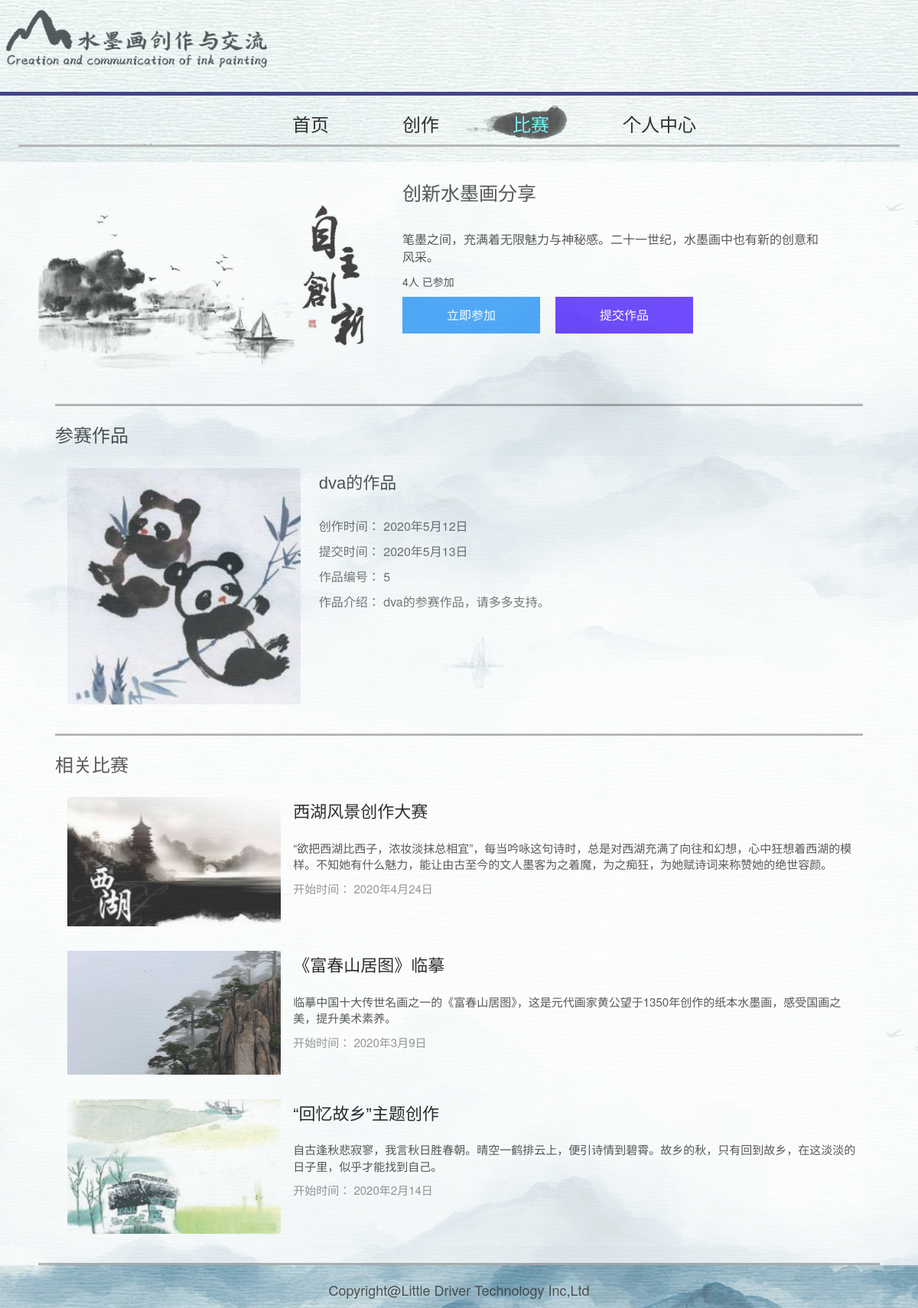
The page /s/compete1?id=4 on the database its author committed.
### MainAPP/models.py (models this page shows)
class Competition(models.Model):
    class Meta:
        verbose_name = '比赛信息'
        verbose_name_plural = '比赛信息'
    create_date = models.DateTimeField(auto_now_add=True)
    pic = models.CharField(max_length=100)
    title = models.CharField(max_length=100)
    desc = models.TextField()
    att_cnt = models.IntegerField(default=0)
    start_time = models.CharField(max_length=50)

class CompPic(models.Model):
    class Meta:
        verbose_name = '比赛作品管理'
        verbose_name_plural = '比赛作品管理'
    author = models.ForeignKey(User, on_delete=models.CASCADE, related_name='comppic_user_set')
    comp = models.ForeignKey(Competition, on_delete=models.CASCADE, related_name='comppic_comp_set')
    pic = models.CharField(max_length=100)
    title = models.CharField(max_length=100)
    create_time = models.CharField(max_length=100, default="2020年5月12日")
    upload_time = models.CharField(max_length=100, default="2020年5月13日")
    desc = models.TextField()

### MainAPP/views.py (the view, shortened to what this page needs)
# urls.py: path('s/<slug:path>', mainViews.showPages),
def showPages(request, path):
    logging.info('Accessing Page /%s with main.showPages'%(path))
    if path=='transfer':
        template = loader.get_template('PC_tranPage.html')
        context = {}
        return HttpResponse(template.render(context, request))
    if path=='compete1':
        id = request.GET.get('id', '')
        alert = request.GET.get('alert', '')
        try:
            id = int(id)
        except:
            return HttpResponse('Bad id.')
        template = loader.get_template('PC_competePage_inner.html')
        competes = getCompeteInfo()
        comptest = getCompeteAtt(request.user, id)
        thai = competes[0]
        default_desc = request.user.username + "的参赛作品，请多多支持。"
        default_title = request.user.username + "的作品"
        pics = getPics(id)
        pictest = getPicTest(request.user, id)
        for compete in competes:
            if compete["id"]==id:
                thai = compete
                competes.remove(compete)
        context = {
            'id': id,
            'alert': alert,
            'thai': thai,
            'competes': competes,
            'comptest': comptest,
            'pictest': pictest,
            'pics': pics,
            'default_desc': default_desc,
            'default_title': default_title,
        }
        return HttpResponse(template.render(context, request))

### WeiboAPP/views.py (called while the page is built)
def getCompeteRealCount(id):
    return CompAtt.objects.filter(comp__id=id).count()

def getCompeteInfo():
    competes = []
    datas = Competition.objects.all()
    for data in datas:
        competes.append({
            'id': data.id,
            'pic': data.pic,
            'title': data.title,
            'desc': data.desc,
            'att_cnt': data.att_cnt + getCompeteRealCount(data.id),
            'start_time': data.start_time,
        })
    return competes

def getCompeteAtt(user, id):
    if not user.username:
        return 0
    comptest = CompAtt.objects.filter(comp__id=id, user=user)
    print('COMPTEST', comptest)
    return 1 if comptest else 0

def getPics(id):
    comppics = CompPic.objects.filter(comp__id=id)
    pics = []
    for comppic in comppics:
        pics.append({
            'username': comppic.author.username,
            'create_time': comppic.create_time,
            'upload_time': comppic.upload_time,
            'id': comppic.id,
            'desc': comppic.desc,
            'title': comppic.title,
            'url': '/media/'+comppic.pic,
        })
    return pics

def getPicTest(user, id):
    if not user.username:
        return 0
    pictest = CompPic.objects.filter(comp__id=id, author=user)
    print('PICTEST', pictest)
    return 1 if pictest else 0

### templates/PC_competePage_inner.html (shortened to what this page needs)
<html>
<head>
	<link href="https://cdn.bootcss.com/bootstrap/3.3.7/css/bootstrap.min.css" rel="stylesheet">
</head>
<body style="background-image:url(../../img/bk.jpg);
			overflow:scroll;
			display:block;">
	<div style="">
		<img src="../../img/icon.png" style="height:100px;">
	</div>
	<hr style="border-top:5px solid #191970"/>
    <div>
        <p class="title_" id="title_g" style="margin-right:calc(45% - 250px);"  onclick="window.location.href='/s/my'"
           onmouseover="$('#bkSlide').css('left',(this.offsetLeft+this.clientWidth/2-90)+'px');$('.title_').css('color','black');$(this).css('color','#5CF4F7');">个人中心</p>
        <p class="title_" id="title_w" style="margin-right:8%;" onclick="window.location.href='/s/compete'"
           onmouseover="$('#bkSlide').css('left',(this.offsetLeft+this.clientWidth/2-90)+'px');$('.title_').css('color','black');$(this).css('color','#5CF4F7');">比赛</p>
        <p class="title_" id="title_t" style="margin-right:8%;" onclick="window.location.href='/s/transfer'"
           onmouseover="$('#bkSlide').css('left',(this.offsetLeft+this.clientWidth/2-90)+'px');$('.title_').css('color','black');$(this).css('color','#5CF4F7');">创作</p>
        <p class="title_" id="title_s" style="margin-right:8%;" onclick="window.location.href='/s/index'"
           onmouseover="$('#bkSlide').css('left',(this.offsetLeft+this.clientWidth/2-90)+'px');$('.title_').css('color','black');$(this).css('color','#5CF4F7');">首页</p>
        <div class="bkSlide" id="bkSlide">
            <img src="../../img/Layer26.png" style="height:50px;"/>
        </div>
    </div>
	<hr style="border-top:3px solid #A9A9A9;width:96%;"/>
<div style="min-width:1024px;max-width:1280px;padding:2% 50px 0 50px;margin:auto;background-color:#fffe;">
	<div style="padding:0 0 2% 0;width:100%;">
        <div style="margin:auto;width:100%;">
            <div style="width:100%;display:flex;">
                <div style="flex:20">
                    <div style="width:100%; height: 250px;">
                        <img src="{{thai.pic}}" style="width:100%;height:100%;">
                    </div>
				</div>
				<div style="flex:30">
					<div style="padding: 0 66px 0 36px;">
						<p style="font-size:25px;font-family:黑体;"> {{thai.title}} </p>
						<br />
						<p style="font-size:16px;">{{thai.desc}}</p>
						<p style="font-size:14px;"> {{thai.att_cnt}}人 已参加 </p>
						<div id="att" style="height: 48px; width: 180px; background-color: rgb(46, 152, 250);float:left;">
							<div style="text-align:center;line-height: 48px;color: white; font-size: 16px; user-select:none;">立即参加</div>
						</div>
						<div id="tij" style="height: 48px; width: 180px; background-color: rgb(83, 36, 255);float:left;margin-left: 20px;">
							<div style="text-align:center;line-height: 48px;color: white; font-size: 16px; user-select:none;">提交作品</div>
						</div>
					</div>
                </div>
            </div>
        </div>
	</div>
	<hr style="border-top:3px solid #A9A9A9;width:96%;"/>
	<div style="margin:0% 2% 2% 2%;">
		<div style="width:100%;">
			<p style="font-size:24px;">参赛作品</p>
		</div>
		{% for pic in pics %}
		<div style="width:100%;background-color:transparent;flex-wrap:wrap;">
			<div style="display:block;border-radius: 15px;overflow:hidden;">
				<div style="display:flex;width:100%;background-color:#fff8;">
					<div style="flex:3;margin:16px;overflow:hidden;height:96%;">
						<img src="{{pic.url}}" style="width:100%;"/>
					</div>
					<div style="flex:7;overflow:hidden;padding-left: 8px;">
						<p style="font-size:22px;padding-top:20px;font-family:SF Pro SC,Source Han Sans CN,sans-serif;">
						{{pic.title}}</p>
						<br/>
                        <p style="font-size:16px;color:rgb(94, 93, 93);">创作时间： {{pic.create_time}}</p>
                        <p style="font-size:16px;color:rgb(94, 93, 93);">提交时间： {{pic.upload_time}}</p>
                        <p style="font-size:16px;color:rgb(94, 93, 93);">作品编号： {{pic.id}}</p>
                        <p style="font-size:16px;color:rgb(94, 93, 93);">作品介绍： {{pic.desc}}</p>
					</div>
				</div>
			</div>
		</div>
		{% endfor %}
	</div>
	<hr style="border-top:3px solid #A9A9A9;width:96%;"/>
	<div style="margin:0% 2% 2% 2%;">
		<div style="width:100%;">
			<p style="font-size:24px;">相关比赛</p>
		</div>
		<div style="width:100%;background-color:transparent;flex-wrap:wrap;">
			<div style="display:block;border-radius: 15px;overflow:hidden;">
				{% for compete in competes %}
				<div style="display:flex;width:100%;background-color:#fff8;">
					<div style="flex:3;margin:16px;overflow:hidden;height:96%;">
						<a href="/s/compete1?id={{compete.id}}">
						<img src="{{compete.pic}}" style="width:100%;"/>
						</a>
					</div>
					<div style="flex:8;overflow:hidden;">
						<p style="font-size:22px;padding-top:20px;font-family:SF Pro SC,Source Han Sans CN,sans-serif;">
							<a href="/s/compete1?id={{compete.id}}">
								{{compete.title}}
							</a>
						</p>
                        <p style="font-size:15px;padding-top:10px;">{{compete.desc}}</p>
                        <p style="font-size:15px;color:grey;">开始时间： {{compete.start_time}}</p>
					</div>
				</div>
				{% endfor %}
			</div>
		</div>
	</div>
	<hr style="border-top:3px solid #A9A9A9;"/>
</div>
	<div style="text-align:center;">
		<p style="font-size:18px;">Copyright@Little Driver Technology Inc,Ltd</p>
	</div>
</body>
</html>

### templates/PC_competePage_inner.html (style rules this page uses)
body { opacity:0.8; }
a { color: black; text-decoration: none; }
a:link { color: black; text-decoration: none; }
.bkSlide { position:relative; top:-10px; z-index:-80; float:left; height:30px; transition: all 0.25s ease-out; }
.title_ { font-size:24px; float:right; }

### rows shown on the page
Competition: pic (picture), title "创新水墨画分享", desc "笔墨之间，充满着无限魅力与神秘感。二十一世纪，水墨画中也有新的创意和风采。"
CompPic: title "dva的作品", create_time "2020年5月12日", upload_time "2020年5月13日", desc "dva的参赛作品，请多多支持。"
Competition: pic (picture), title "西湖风景创作大赛", desc "“欲把西湖比西子，浓妆淡抹总相宜”，每当吟咏这句诗时，总是对西湖充满了向往和幻想，心中狂想着西湖的模样。不知她有什么魅力，能让由古至今的文人墨客为之着魔，为之痴狂，为她赋诗词来称赞她的绝世容颜。", start_time "2020年4月24日"
Competition: pic (picture), title "《富春山居图》临摹", desc "临摹中国十大传世名画之一的《富春山居图》，这是元代画家黄公望于1350年创作的纸本水墨画，感受国画之美，提升美术素养。", start_time "2020年3月9日"
Competition: pic (picture), title "“回忆故乡”主题创作", desc "自古逢秋悲寂寥，我言秋日胜春朝。晴空一鹤排云上，便引诗情到碧霄。故乡的秋，只有回到故乡，在这淡淡的日子里，似乎才能找到自己。", start_time "2020年2月14日"

### other values the page prints
{{ thai.att_cnt }} "4"
{{ pic.id }} "5"
